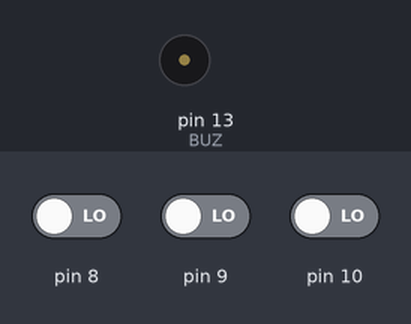
Bench run of a sketch on a simulated Arduino Uno, built with avr-gcc and run on an emulated ATmega328P. Parts: buzzer (waves = sounding). The test bench sets the inputs (shaded band); at power-on: pin 8 LOW, pin 9 LOW, pin 10 LOW.

Above: at 1.2 s.
1.3 s: pin 8 driven HIGH
At 1.6 s:
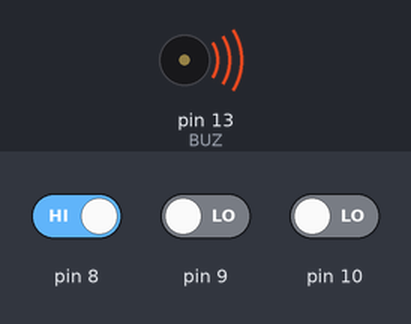
Timing chart, 0 to 4.3 s (numbered marks = the images above; inputs shaded):
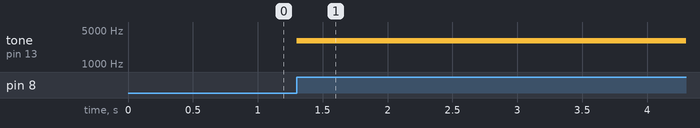

Measured:
- after the input at 1.3 s, tone on pin 13 (BUZ): silent → 3000 Hz at once

The sketch:

ex_08_piano.ino
```cpp
#define BUZ 13
#define BTN_FIRST 8
#define DEF_FREQUENCY 3000

void setup() {
  // put your setup code here, to run once:
  for(int i = BTN_FIRST; i < (BTN_FIRST+3); i++) {
  pinMode(i, INPUT);
  }
  pinMode(BUZ, OUTPUT);
}

void loop() {
  uint16_t frequency = DEF_FREQUENCY;
  // put your main code here, to run repeatedly:
  bool btnPressed = false;
  for (int i = 0; i < 3; i++) {
    if (digitalRead(i+BTN_FIRST)) {
      btnPressed = true;
      frequency += i*500;
    }
  }
  if ( btnPressed == true ) {
    tone(BUZ, frequency, 50);
  }
}
```
